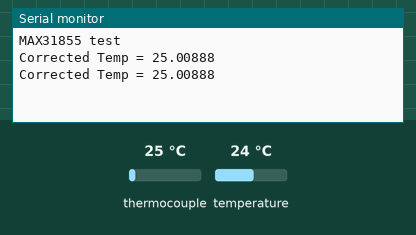
Simulated run of this sketch. Board: Arduino Uno, built with avr-gcc and run on an emulated ATmega328P. Parts: the last lines printed to the serial monitor. The inputs (shaded band) are chosen by the test bench; at power-on: thermocouple 25 °C, temperature 24 °C.

Above: at 1.7 s.
1.8 s: thermocouple set to 6 °C
At 2.9 s:
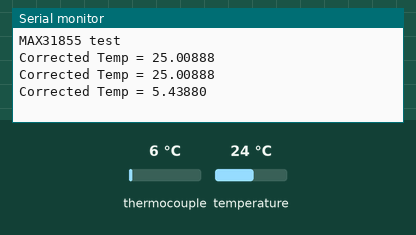
3.3 s: temperature set to 12 °C
At 4.0 s:
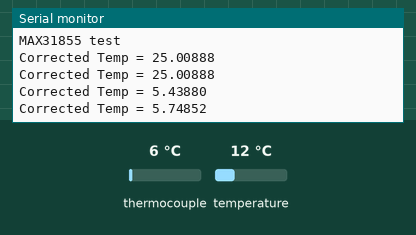
4.8 s: thermocouple set to 75 °C
At 6.1 s:
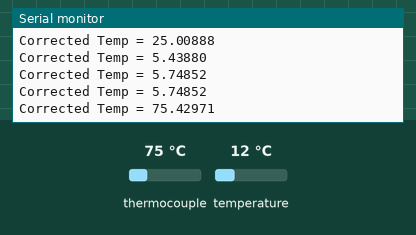
6.3 s: temperature set to 19 °C
At 7.1 s:
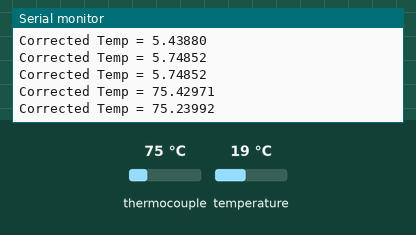
Timing chart, 0 to 8.8 s (numbered marks = the images above; inputs shaded):
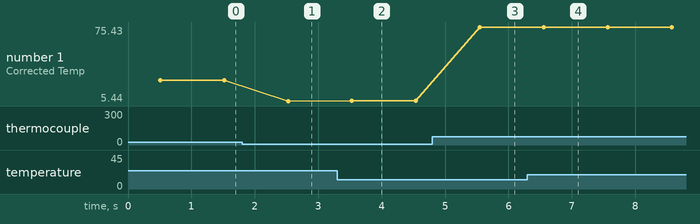

Measured:
- after the input at 1.8 s, the serial monitor: prints a new line after 0.72 s (image 1)
- after the input at 3.3 s, the serial monitor: prints a new line after 0.23 s (image 2)
- after the input at 4.8 s, the serial monitor: prints a new line after 0.75 s (image 3)
- after the input at 6.3 s, the serial monitor: prints a new line after 0.26 s (image 4)
- plotted number 1: 25.01 → 5.44 after the input at 1.8 s, 5.44 → 5.75 after the input at 3.3 s, 5.75 → 75.43 after the input at 4.8 s, 75.43 → 75.24 after the input at 6.3 s

The sketch:

Calibrated_K_Thermocouple_Reader.ino
```cpp
    #include <SPI.h>
    #include "Adafruit_MAX31855.h"

    #define DO   12
    #define CS   7
    #define CLK  13
    Adafruit_MAX31855 thermocouple(CLK, CS, DO);

    void setup() {
       Serial.begin(9600);
       Serial.println("MAX31855 test");
       // wait for MAX chip to stabilize
       delay(500);
    }
    void loop() {
       // Initialize variables.
       int i = 0; // Counter for arrays
       double internalTemp = thermocouple.readInternal(); // Read the internal temperature of the MAX31855.
       double rawTemp = thermocouple.readCelsius(); // Read the temperature of the thermocouple. This temp is compensated for cold junction temperature.
       double thermocoupleVoltage= 0;
       double internalVoltage = 0;
       double correctedTemp = 0;

        // Check to make sure thermocouple is working correctly.
       if (isnan(rawTemp)) {
        Serial.println("Something wrong with thermocouple!");
      }
       else {
          // Steps 1 & 2. Subtract cold junction temperature from the raw thermocouple temperature.
          thermocoupleVoltage = (rawTemp - internalTemp)*0.041276;  // C * mv/C = mV

          // Step 3. Calculate the cold junction equivalent thermocouple voltage.

          if (internalTemp >= 0) { // For positive temperatures use appropriate NIST coefficients
             // Coefficients and equations available from http://srdata.nist.gov/its90/download/type_k.tab

             double c[] = {-0.176004136860E-01,  0.389212049750E-01,  0.185587700320E-04, -0.994575928740E-07,  0.318409457190E-09, -0.560728448890E-12,  0.560750590590E-15, -0.320207200030E-18,  0.971511471520E-22, -0.121047212750E-25};

             // Count the the number of coefficients. There are 10 coefficients for positive temperatures (plus three exponential coefficients),
             // but there are 11 coefficients for negative temperatures.
             int cLength = sizeof(c) / sizeof(c[0]);

             // Exponential coefficients. Only used for positive temperatures.
             double a0 =  0.118597600000E+00;
             double a1 = -0.118343200000E-03;
             double a2 =  0.126968600000E+03;


             // From NIST: E = sum(i=0 to n) c_i t^i + a0 exp(a1 (t - a2)^2), where E is the thermocouple voltage in mV and t is the temperature in degrees C.
             // In this case, E is the cold junction equivalent thermocouple voltage.
             // Alternative form: C0 + C1*internalTemp + C2*internalTemp^2 + C3*internalTemp^3 + ... + C10*internaltemp^10 + A0*e^(A1*(internalTemp - A2)^2)
             // This loop sums up the c_i t^i components.
             for (i = 0; i < cLength; i++) {
                internalVoltage += c[i] * pow(internalTemp, i);
             }
                // This section adds the a0 exp(a1 (t - a2)^2) components.
                internalVoltage += a0 * exp(a1 * pow((internalTemp - a2), 2));
          }
          else if (internalTemp < 0) { // for negative temperatures
             double c[] = {0.000000000000E+00,  0.394501280250E-01,  0.236223735980E-04 - 0.328589067840E-06, -0.499048287770E-08, -0.675090591730E-10, -0.574103274280E-12, -0.310888728940E-14, -0.104516093650E-16, -0.198892668780E-19, -0.163226974860E-22};

             // Count the number of coefficients.
             int cLength = sizeof(c) / sizeof(c[0]);

             // Below 0 degrees Celsius, the NIST formula is simpler and has no exponential components: E = sum(i=0 to n) c_i t^i
             for (i = 0; i < cLength; i++) {
                internalVoltage += c[i] * pow(internalTemp, i) ;
             }
          }

          // Step 4. Add the cold junction equivalent thermocouple voltage calculated in step 3 to the thermocouple voltage calculated in step 2.
          double totalVoltage = thermocoupleVoltage + internalVoltage;

          // Step 5. Use the result of step 4 and the NIST voltage-to-temperature (inverse) coefficients to calculate the cold junction compensated, linearized temperature value.
          // The equation is in the form correctedTemp = d_0 + d_1*E + d_2*E^2 + ... + d_n*E^n, where E is the totalVoltage in mV and correctedTemp is in degrees C.
          // NIST uses different coefficients for different temperature subranges: (-200 to 0C), (0 to 500C) and (500 to 1372C).
          if (totalVoltage < 0) { // Temperature is between -200 and 0C.
             double d[] = {0.0000000E+00, 2.5173462E+01, -1.1662878E+00, -1.0833638E+00, -8.9773540E-01, -3.7342377E-01, -8.6632643E-02, -1.0450598E-02, -5.1920577E-04, 0.0000000E+00};

             int dLength = sizeof(d) / sizeof(d[0]);
             for (i = 0; i < dLength; i++) {
                correctedTemp += d[i] * pow(totalVoltage, i);
             }
          }
          else if (totalVoltage < 20.644) { // Temperature is between 0C and 500C.
             double d[] = {0.000000E+00, 2.508355E+01, 7.860106E-02, -2.503131E-01, 8.315270E-02, -1.228034E-02, 9.804036E-04, -4.413030E-05, 1.057734E-06, -1.052755E-08};
             int dLength = sizeof(d) / sizeof(d[0]);
             for (i = 0; i < dLength; i++) {
                correctedTemp += d[i] * pow(totalVoltage, i);
             }
          }
          else if (totalVoltage < 54.886 ) { // Temperature is between 500C and 1372C.
             double d[] = {-1.318058E+02, 4.830222E+01, -1.646031E+00, 5.464731E-02, -9.650715E-04, 8.802193E-06, -3.110810E-08, 0.000000E+00, 0.000000E+00, 0.000000E+00};
             int dLength = sizeof(d) / sizeof(d[0]);
             for (i = 0; i < dLength; i++) {
                correctedTemp += d[i] * pow(totalVoltage, i);
             }
          } else { // NIST only has data for K-type thermocouples from -200C to +1372C. If the temperature is not in that range, set temp to impossible value.
             // Error handling should be improved.
             Serial.print("Temperature is out of range. This should never happen.");
             correctedTemp = NAN;
          }

          Serial.print("Corrected Temp = ");
          Serial.println(correctedTemp, 5);
          Serial.println("");

       }

       delay(1000);

    }
```
